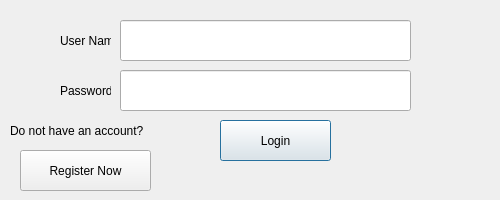
<?xml version="1.0" encoding="UTF-8"?>
<ui version="4.0">
 <class>LoginWindow</class>
 <widget class="QDialog" name="LoginWindow">
  <property name="geometry">
   <rect>
    <x>0</x>
    <y>0</y>
    <width>500</width>
    <height>200</height>
   </rect>
  </property>
  <property name="windowTitle">
   <string>LoginWindow</string>
  </property>
  <widget class="QPushButton" name="loginBtn">
   <property name="geometry">
    <rect>
     <x>220</x>
     <y>120</y>
     <width>111</width>
     <height>41</height>
    </rect>
   </property>
   <property name="text">
    <string>Login</string>
   </property>
  </widget>
  <widget class="QLineEdit" name="userNameEditor">
   <property name="geometry">
    <rect>
     <x>120</x>
     <y>20</y>
     <width>291</width>
     <height>41</height>
    </rect>
   </property>
  </widget>
  <widget class="QLineEdit" name="passwordEditor">
   <property name="geometry">
    <rect>
     <x>120</x>
     <y>70</y>
     <width>291</width>
     <height>41</height>
    </rect>
   </property>
  </widget>
  <widget class="QLabel" name="label">
   <property name="geometry">
    <rect>
     <x>60</x>
     <y>20</y>
     <width>51</width>
     <height>41</height>
    </rect>
   </property>
   <property name="text">
    <string>User Name:</string>
   </property>
  </widget>
  <widget class="QLabel" name="label_2">
   <property name="geometry">
    <rect>
     <x>60</x>
     <y>70</y>
     <width>51</width>
     <height>41</height>
    </rect>
   </property>
   <property name="text">
    <string>Password:</string>
   </property>
  </widget>
  <widget class="QPushButton" name="registerBtn">
   <property name="geometry">
    <rect>
     <x>20</x>
     <y>150</y>
     <width>131</width>
     <height>41</height>
    </rect>
   </property>
   <property name="text">
    <string>Register Now</string>
   </property>
  </widget>
  <widget class="QLabel" name="label_3">
   <property name="geometry">
    <rect>
     <x>10</x>
     <y>110</y>
     <width>171</width>
     <height>41</height>
    </rect>
   </property>
   <property name="text">
    <string>Do not have an account?</string>
   </property>
  </widget>
 </widget>
 <resources/>
 <connections/>
</ui>
